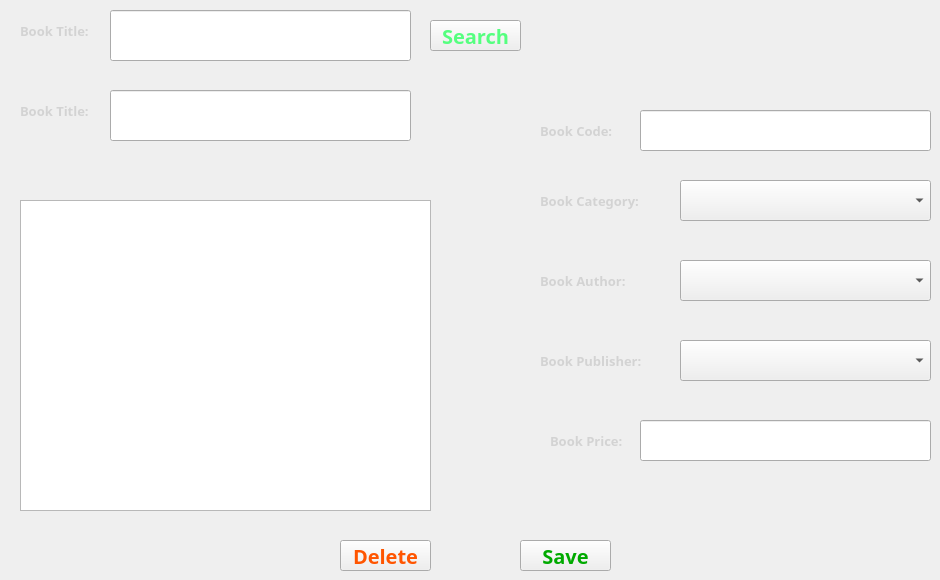
      <widget class="QWidget" name="tab_2">
       <attribute name="title">
        <string>Edit/Delete Book</string>
       </attribute>
       <widget class="QComboBox" name="availableCategory">
        <property name="geometry">
         <rect>
          <x>680</x>
          <y>180</y>
          <width>251</width>
          <height>41</height>
         </rect>
        </property>
        <property name="font">
         <font>
          <family>Myriad Pro Light</family>
          <pointsize>10</pointsize>
          <weight>75</weight>
          <bold>true</bold>
         </font>
        </property>
       </widget>
       <widget class="QComboBox" name="availablAuthor">
        <property name="geometry">
         <rect>
          <x>680</x>
          <y>260</y>
          <width>251</width>
          <height>41</height>
         </rect>
        </property>
        <property name="font">
         <font>
          <family>Myriad Pro Light</family>
          <pointsize>10</pointsize>
          <weight>75</weight>
          <bold>true</bold>
         </font>
        </property>
       </widget>
       <widget class="QComboBox" name="availablePublisher">
        <property name="geometry">
         <rect>
          <x>680</x>
          <y>340</y>
          <width>251</width>
          <height>41</height>
         </rect>
        </property>
        <property name="font">
         <font>
          <family>Myriad Pro Light</family>
          <pointsize>10</pointsize>
          <weight>75</weight>
          <bold>true</bold>
         </font>
        </property>
       </widget>
       <widget class="QLineEdit" name="searchBookCode">
        <property name="geometry">
         <rect>
          <x>640</x>
          <y>110</y>
          <width>291</width>
          <height>41</height>
         </rect>
        </property>
        <property name="font">
         <font>
          <family>Myriad Pro Light</family>
          <pointsize>10</pointsize>
          <weight>75</weight>
          <bold>true</bold>
         </font>
        </property>
       </widget>
       <widget class="QLineEdit" name="searchBookPrice">
        <property name="geometry">
         <rect>
          <x>640</x>
          <y>420</y>
          <width>291</width>
          <height>41</height>
         </rect>
        </property>
        <property name="font">
         <font>
          <family>Myriad Pro Light</family>
          <pointsize>10</pointsize>
          <weight>75</weight>
          <bold>true</bold>
         </font>
        </property>
       </widget>
       <widget class="QPushButton" name="updateBookInfo">
        <property name="geometry">
         <rect>
          <x>520</x>
          <y>540</y>
          <width>91</width>
          <height>31</height>
         </rect>
        </property>
        <property name="font">
         <font>
          <family>Myriad Pro Light</family>
          <pointsize>15</pointsize>
          <weight>75</weight>
          <bold>true</bold>
         </font>
        </property>
        <property name="styleSheet">
         <string notr="true">color: rgb(0, 170, 0);</string>
        </property>
        <property name="text">
         <string>Save</string>
        </property>
       </widget>
       <widget class="QLabel" name="label_2">
        <property name="geometry">
         <rect>
          <x>540</x>
          <y>120</y>
          <width>81</width>
          <height>21</height>
         </rect>
        </property>
        <property name="font">
         <font>
          <family>Myriad Pro Light</family>
          <pointsize>10</pointsize>
          <weight>75</weight>
          <bold>true</bold>
         </font>
        </property>
        <property name="styleSheet">
         <string notr="true">color: rgb(211, 211, 211);</string>
        </property>
        <property name="text">
         <string>Book Code:</string>
        </property>
       </widget>
       <widget class="QLabel" name="label_8">
        <property name="geometry">
         <rect>
          <x>550</x>
          <y>430</y>
          <width>81</width>
          <height>21</height>
         </rect>
        </property>
        <property name="font">
         <font>
          <family>Myriad Pro Light</family>
          <pointsize>10</pointsize>
          <weight>75</weight>
          <bold>true</bold>
         </font>
        </property>
        <property name="styleSheet">
         <string notr="true">color: rgb(211, 211, 211);</string>
        </property>
        <property name="text">
         <string>Book Price:</string>
        </property>
       </widget>
       <widget class="QLabel" name="label_9">
        <property name="geometry">
         <rect>
          <x>540</x>
          <y>190</y>
          <width>121</width>
          <height>21</height>
         </rect>
        </property>
        <property name="font">
         <font>
          <family>Myriad Pro Light</family>
          <pointsize>10</pointsize>
          <weight>75</weight>
          <bold>true</bold>
         </font>
        </property>
        <property name="styleSheet">
         <string notr="true">color: rgb(211, 211, 211);</string>
        </property>
        <property name="text">
         <string>Book Category:</string>
        </property>
       </widget>
       <widget class="QLabel" name="label_10">
        <property name="geometry">
         <rect>
          <x>540</x>
          <y>270</y>
          <width>111</width>
          <height>21</height>
         </rect>
        </property>
        <property name="font">
         <font>
          <family>Myriad Pro Light</family>
          <pointsize>10</pointsize>
          <weight>75</weight>
          <bold>true</bold>
         </font>
        </property>
        <property name="styleSheet">
         <string notr="true">color: rgb(211, 211, 211);</string>
        </property>
        <property name="text">
         <string>Book Author:</string>
        </property>
       </widget>
       <widget class="QLabel" name="label_11">
        <property name="geometry">
         <rect>
          <x>540</x>
          <y>350</y>
          <width>121</width>
          <height>21</height>
         </rect>
        </property>
        <property name="font">
         <font>
          <family>Myriad Pro Light</family>
          <pointsize>10</pointsize>
          <weight>75</weight>
          <bold>true</bold>
         </font>
        </property>
        <property name="styleSheet">
         <string notr="true">color: rgb(211, 211, 211);</string>
        </property>
        <property name="text">
         <string>Book Publisher:</string>
        </property>
       </widget>
       <widget class="QLineEdit" name="searchBookName">
        <property name="geometry">
         <rect>
          <x>110</x>
          <y>10</y>
          <width>301</width>
          <height>51</height>
         </rect>
        </property>
        <property name="font">
         <font>
          <family>Myriad Pro Light</family>
          <pointsize>10</pointsize>
          <weight>75</weight>
          <bold>true</bold>
         </font>
        </property>
       </widget>
       <widget class="QLabel" name="label_16">
        <property name="geometry">
         <rect>
          <x>20</x>
          <y>20</y>
          <width>81</width>
          <height>21</height>
         </rect>
        </property>
        <property name="font">
         <font>
          <family>Myriad Pro Light</family>
          <pointsize>10</pointsize>
          <weight>75</weight>
          <bold>true</bold>
         </font>
        </property>
        <property name="styleSheet">
         <string notr="true">color: rgb(211, 211, 211);</string>
        </property>
        <property name="text">
         <string>Book Title:</string>
        </property>
       </widget>
       <widget class="QPushButton" name="bookSearchBtn">
        <property name="geometry">
         <rect>
          <x>430</x>
          <y>20</y>
          <width>91</width>
          <height>31</height>
         </rect>
        </property>
        <property name="font">
         <font>
          <family>Myriad Pro Light</family>
          <pointsize>15</pointsize>
          <weight>75</weight>
          <bold>true</bold>
         </font>
        </property>
        <property name="styleSheet">
         <string notr="true">color: rgb(85, 255, 127);</string>
        </property>
        <property name="text">
         <string>Search</string>
        </property>
       </widget>
       <widget class="QLabel" name="label_17">
        <property name="geometry">
         <rect>
          <x>20</x>
          <y>100</y>
          <width>81</width>
          <height>21</height>
         </rect>
        </property>
        <property name="font">
         <font>
          <family>Myriad Pro Light</family>
          <pointsize>10</pointsize>
          <weight>75</weight>
          <bold>true</bold>
         </font>
        </property>
        <property name="styleSheet">
         <string notr="true">color: rgb(211, 211, 211);</string>
        </property>
        <property name="text">
         <string>Book Title:</string>
        </property>
       </widget>
       <widget class="QLineEdit" name="searchBookTitle">
        <property name="geometry">
         <rect>
          <x>110</x>
          <y>90</y>
          <width>301</width>
          <height>51</height>
         </rect>
        </property>
        <property name="font">
         <font>
          <family>Myriad Pro Light</family>
          <pointsize>10</pointsize>
          <weight>75</weight>
          <bold>true</bold>
         </font>
        </property>
       </widget>
       <widget class="QPushButton" name="deleteBookBtn">
        <property name="geometry">
         <rect>
          <x>340</x>
          <y>540</y>
          <width>91</width>
          <height>31</height>
         </rect>
        </property>
        <property name="font">
         <font>
          <family>Myriad Pro Light</family>
          <pointsize>15</pointsize>
          <weight>75</weight>
          <bold>true</bold>
         </font>
        </property>
        <property name="styleSheet">
         <string notr="true">color: rgb(255, 85, 0);</string>
        </property>
        <property name="text">
         <string>Delete</string>
        </property>
       </widget>
       <widget class="QTextEdit" name="editDelBookTabDescription">
        <property name="geometry">
         <rect>
          <x>20</x>
          <y>200</y>
          <width>411</width>
          <height>311</height>
         </rect>
        </property>
       </widget>
      </widget>
